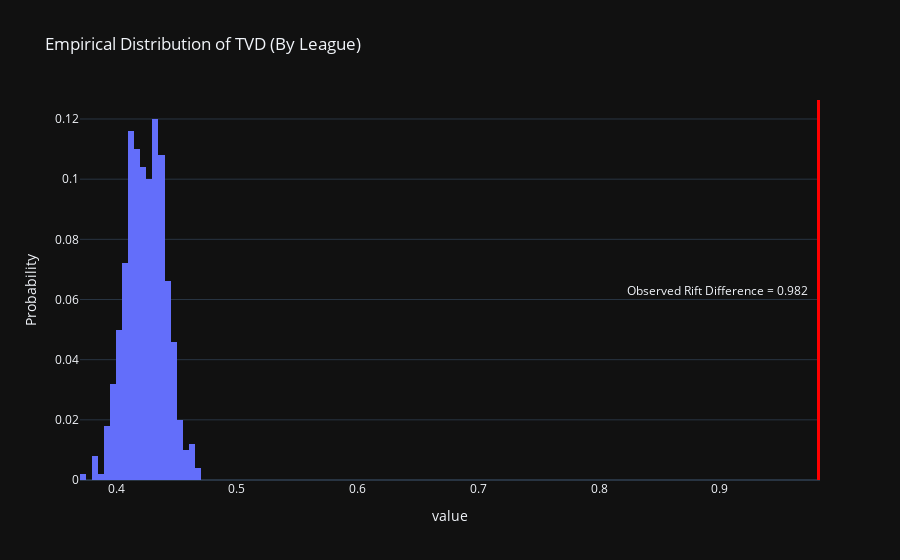

Notebook cell for this chart:
### Code cell
fig = px.histogram(tvds_league, title='Empirical Distribution of TVD (By League)', template='plotly_dark', nbins=20)

# Density plot
fig.update_traces(histnorm='probability')

# Change y-axis to show percentage
fig.update_yaxes(title='Probability')
fig.update_layout(showlegend=False)

# Plot the observed difference as a vertical line
fig.add_vline(x=observed_tvd_league, line_width=3, line_color='red', 
              annotation_text=f'Observed Rift Difference = {observed_tvd_league:.3f}   ', 
              annotation_position='left')

fig.write_html('assets/missingness_league.html', include_plotlyjs='cdn')
fig.show()

### Figure 1 — Plotly figure (JSON) as saved in the notebook; plotly's stock layout.template omitted (floating-point values rounded to 4 significant figures; data arrays with more than 128 entries replaced by an {"elided": "..."} marker saying what was removed)
{"data": [{"alignmentgroup": "True", "bingroup": "x", "histnorm": "probability", "hovertemplate": "variable=0<br>value=%{x}<br>count=%{y}<extra></extra>", "legendgroup": "0", "marker": {"color": "#636efa", "pattern": {"shape": ""}}, "name": "0", "nbinsx": 20, "offsetgroup": "0", "orientation": "v", "showlegend": true, "type": "histogram", "x": {"elided": "500 float values"}, "xaxis": "x", "yaxis": "y"}], "layout": {"annotations": [{"showarrow": false, "text": "Observed Rift Difference = 0.982   ", "x": 0.9817, "xanchor": "right", "xref": "x", "y": 0.5, "yanchor": "middle", "yref": "y domain"}], "barmode": "relative", "legend": {"title": {"text": "variable"}, "tracegroupgap": 0}, "shapes": [{"line": {"color": "red", "width": 3}, "type": "line", "x0": 0.9817, "x1": 0.9817, "xref": "x", "y0": 0, "y1": 1, "yref": "y domain"}], "showlegend": false, "title": {"text": "Empirical Distribution of TVD (By League)"}, "xaxis": {"anchor": "y", "domain": [0, 1], "title": {"text": "value"}}, "yaxis": {"anchor": "x", "domain": [0, 1], "title": {"text": "Probability"}}}}
